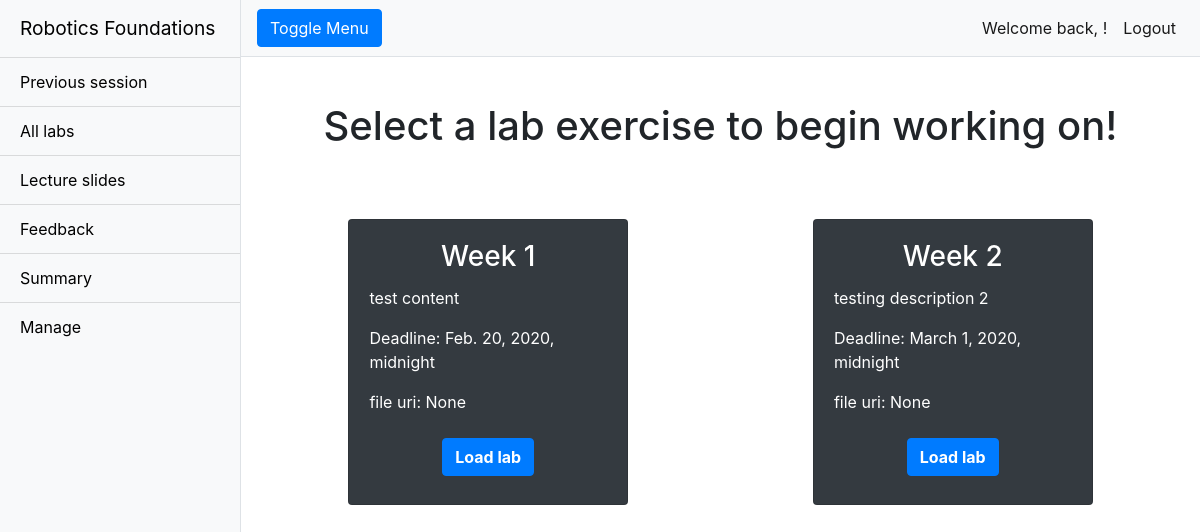
The app's page /rfwa/alllabs/ (signed in), older data.
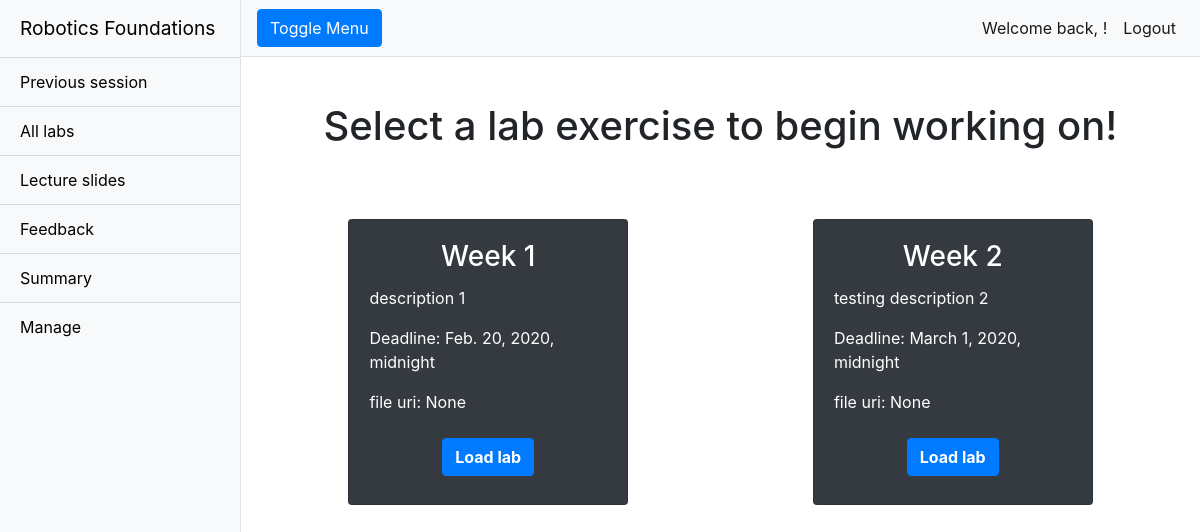
The same page, newer data.
### rfwa/models.py (models this page shows, shortened)
class Lab(models.Model):
    name = models.CharField(max_length = 128)
    description = models.TextField(max_length = 2048)
    open_Date = models.DateTimeField()
    close_Date = models.DateTimeField()
    lab_Files = models.FileField(upload_to='labs/')
    slug = models.SlugField(primary_key = True, blank = True)
    _unzipped_directory = models.CharField(null=True, max_length =128)
    def set_unzipped_directory(self):
        self._unzipped_directory = "test string" + self._unzipped_directory
    def get_unzipped_directory(self):
        return self._unzipped_directory
    unzipped_directory = property(get_unzipped_directory, set_unzipped_directory)

### rfwa/views.py (the view)
# urls.py: path('alllabs/', views.alllabs, name='alllabs'),
def alllabs(request):
    labs = Lab.objects.order_by('open_Date')
    return render(request, 'rfwa/alllabs.html', {'labs':labs})

### templates/rfwa/alllabs.html
{% extends "rfwa/base.html" %}
{% load staticfiles %}
{% block extra_head %}
<link href="{% static 'css/button.css' %}" rel="stylesheet">
{% endblock %}
{% block body_block %}
<div class="container-fluid">
  <h1 class="mt-4">Select a lab exercise to begin working on!</h1>
  {% if labs %}
  <div class="container-fluid mt-5">
    {% for lab in labs %}
    {% cycle 'row' '' as row silent %}
    {% if row %}
    <div class="row justify-content-around">
      {% endif %}
      <div class="col-sm-10 col-md-10 col-lg-4 mb-5">
        <div class="card bg-dark text-white mx-auto">
          <div class="card-body text-center">
            <h3 class="card-title">{{lab.name}}</h3>
            <p class="card-text text-left">{{lab.description}}</p>
            <p class="card-text text-left">Deadline: {{lab.close_Date}}</p>
            <p class="card-text text-left">file uri: {{lab.unzipped_directory}}</p>
            <div class="row pb-2 justify-content-around mt-4">
              <button class="btn btn-primary font-weight-bold loadProjectButton" data-toggle="modal"
                data-target="#loadProjectPopup" id="loadProjectButton" data-prop={{lab.slug}} onclick=" window.open('/rfwa/devpage', '_self')">Load lab</button>
            </div>
          </div>
        </div>
      </div>
      {% if not row %}
    </div>
    {% endif %}
    {% endfor %}
    {% else %}
    <h2 class="text-center mt-5">There are currently no projects to show.</h2>
    {% endif %}
  </div>
</div>
{% endblock %}

Row changes from the older to the newer data that the page shows:
changed Lab "Week 1": description "test content" → "description 1"
